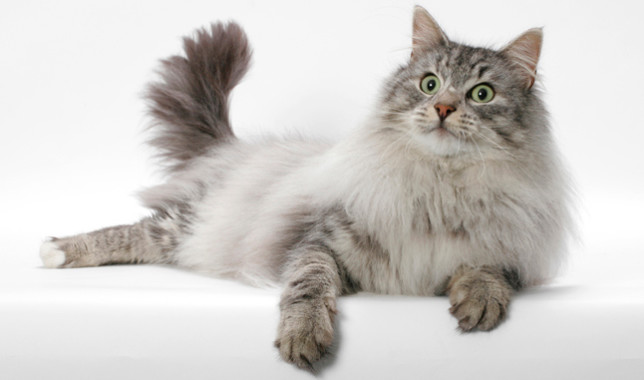
//> input picture cat.jpg, 644 x 380 px
$ ./discrete_fourier_transform cat.jpg   (built with g++ and OpenCV 4)
//> lines starting //> are read from the running program, lines starting //| are printed output that depends on the picture
#include "opencv2/core/core.hpp"
#include "opencv2/imgproc/imgproc.hpp"
#include "opencv2/highgui/highgui.hpp"

#include <iostream>

using namespace cv;
using namespace std;

static void help(char* progName)
{
    cout << endl
        <<  "This program demonstrated the use of the discrete Fourier transform (DFT). " << endl
        <<  "The dft of an image is taken and it's power spectrum is displayed."          << endl
        <<  "Usage:"                                                                      << endl
        << progName << " [image_name -- default lena.jpg] "                       << endl << endl;
}

int main(int argc, char ** argv)
{
    help(argv[0]);

    const char* filename = argc >=2 ? argv[1] : "lena.jpg";

    Mat I = imread(filename, CV_LOAD_IMAGE_GRAYSCALE);
//> I: 380 rows x 644 cols, CV_8UC1; min 0, max 255, mean 205
    if( I.empty())
        return -1;

    Mat padded;                            //expand input image to optimal size
    int m = getOptimalDFTSize( I.rows );
//> m = 384
    int n = getOptimalDFTSize( I.cols ); // on the border add zero values
//> n = 648
    copyMakeBorder(I, padded, 0, m - I.rows, 0, n - I.cols, BORDER_CONSTANT, Scalar::all(0));
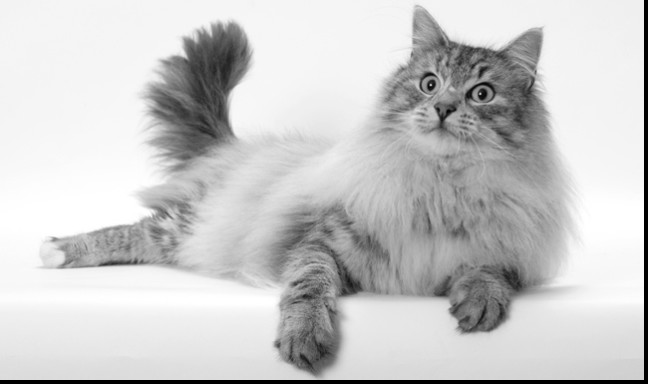
//> padded: 384 rows x 648 cols, CV_8UC1; min 0, max 255, mean 201.6

    Mat planes[] = {Mat_<float>(padded), Mat::zeros(padded.size(), CV_32F)};
//> planes[1]: 384 rows x 648 cols, CV_32FC1; every value is 0
    Mat complexI;
    merge(planes, 2, complexI);         // Add to the expanded another plane with zeros

    dft(complexI, complexI);            // this way the result may fit in the source matrix

    // compute the magnitude and switch to logarithmic scale
    // => log(1 + sqrt(Re(DFT(I))^2 + Im(DFT(I))^2))
    split(complexI, planes);                   // planes[0] = Re(DFT(I), planes[1] = Im(DFT(I))
    magnitude(planes[0], planes[1], planes[0]);// planes[0] = magnitude
    Mat magI = planes[0];

    magI += Scalar::all(1);                    // switch to logarithmic scale
    log(magI, magI);

    // crop the spectrum, if it has an odd number of rows or columns
    magI = magI(Rect(0, 0, magI.cols & -2, magI.rows & -2));

    // rearrange the quadrants of Fourier image  so that the origin is at the image center
    int cx = magI.cols/2;
//> cx = 324
    int cy = magI.rows/2;
//> cy = 192

    Mat q0(magI, Rect(0, 0, cx, cy));   // Top-Left - Create a ROI per quadrant
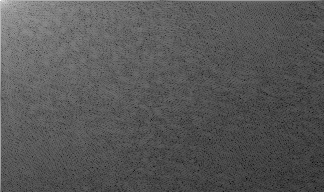
//> q0: 192 rows x 324 cols, CV_32FC1; min 1.35, max 17.73, mean 6.96; drawn with min black and max white
    Mat q1(magI, Rect(cx, 0, cx, cy));  // Top-Right
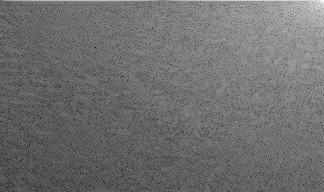
//> q1: 192 rows x 324 cols, CV_32FC1; min 0.716, max 15.08, mean 6.97; drawn with min black and max white
    Mat q2(magI, Rect(0, cy, cx, cy));  // Bottom-Left
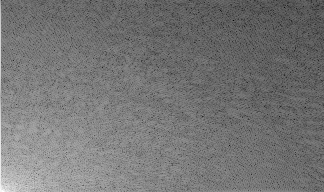
//> q2: 192 rows x 324 cols, CV_32FC1; min 0.716, max 14.3, mean 6.96; drawn with min black and max white
    Mat q3(magI, Rect(cx, cy, cx, cy)); // Bottom-Right
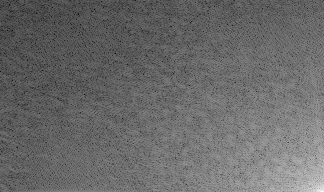
//> q3: 192 rows x 324 cols, CV_32FC1; min 1.35, max 14.72, mean 6.91; drawn with min black and max white

    Mat tmp;                           // swap quadrants (Top-Left with Bottom-Right)
    q0.copyTo(tmp);
    q3.copyTo(q0);
    tmp.copyTo(q3);

    q1.copyTo(tmp);                    // swap quadrant (Top-Right with Bottom-Left)
    q2.copyTo(q1);
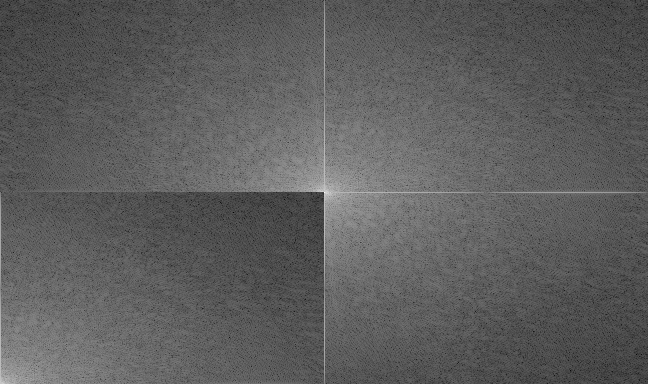
//> magI: 384 rows x 648 cols, CV_32FC1; min 0.716, max 17.73, mean 6.94; drawn with min black and max white
    tmp.copyTo(q2);
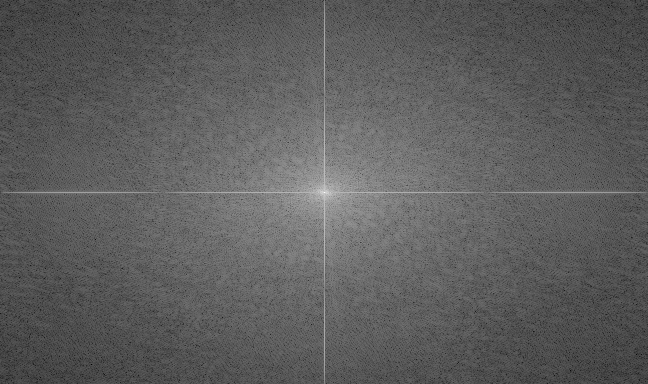
//> magI: 384 rows x 648 cols, CV_32FC1; min 0.716, max 17.73, mean 6.95; drawn with min black and max white

    normalize(magI, magI, 0, 1, CV_MINMAX); // Transform the matrix with float values into a
                                            // viewable image form (float between values 0 and 1).

    imshow("Input Image"       , I   );    // Show the result
    imshow("spectrum magnitude", magI);
    waitKey();

//> (the run ends here: the program crashes, at `for(int i=0; i<magI.rows; i++)`)
